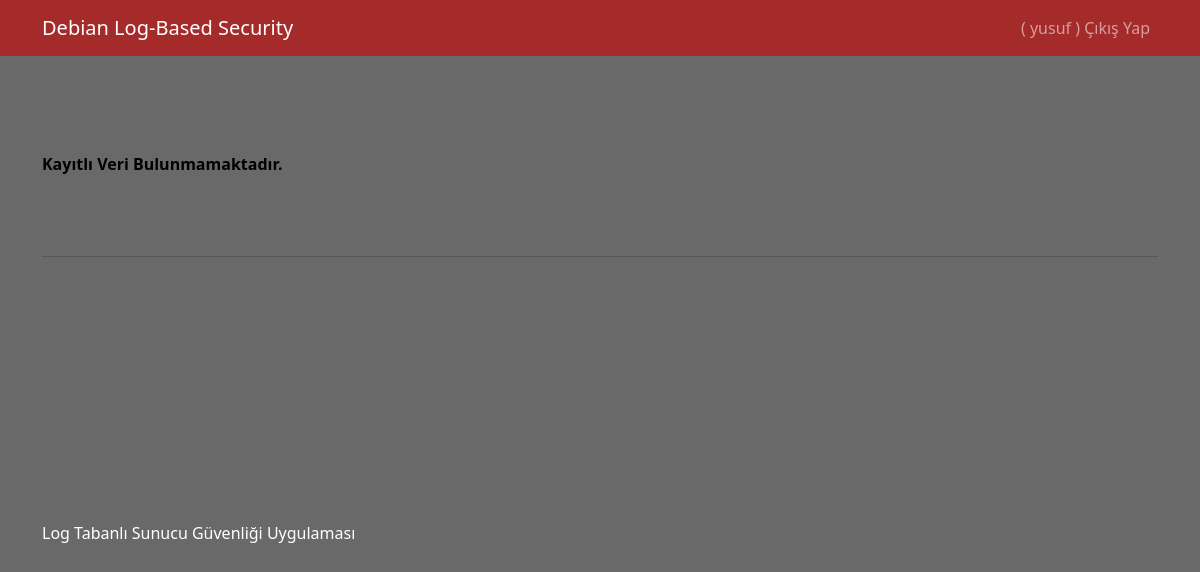
The page /select/blockedlist/ (signed in) on the database as committed earlier.
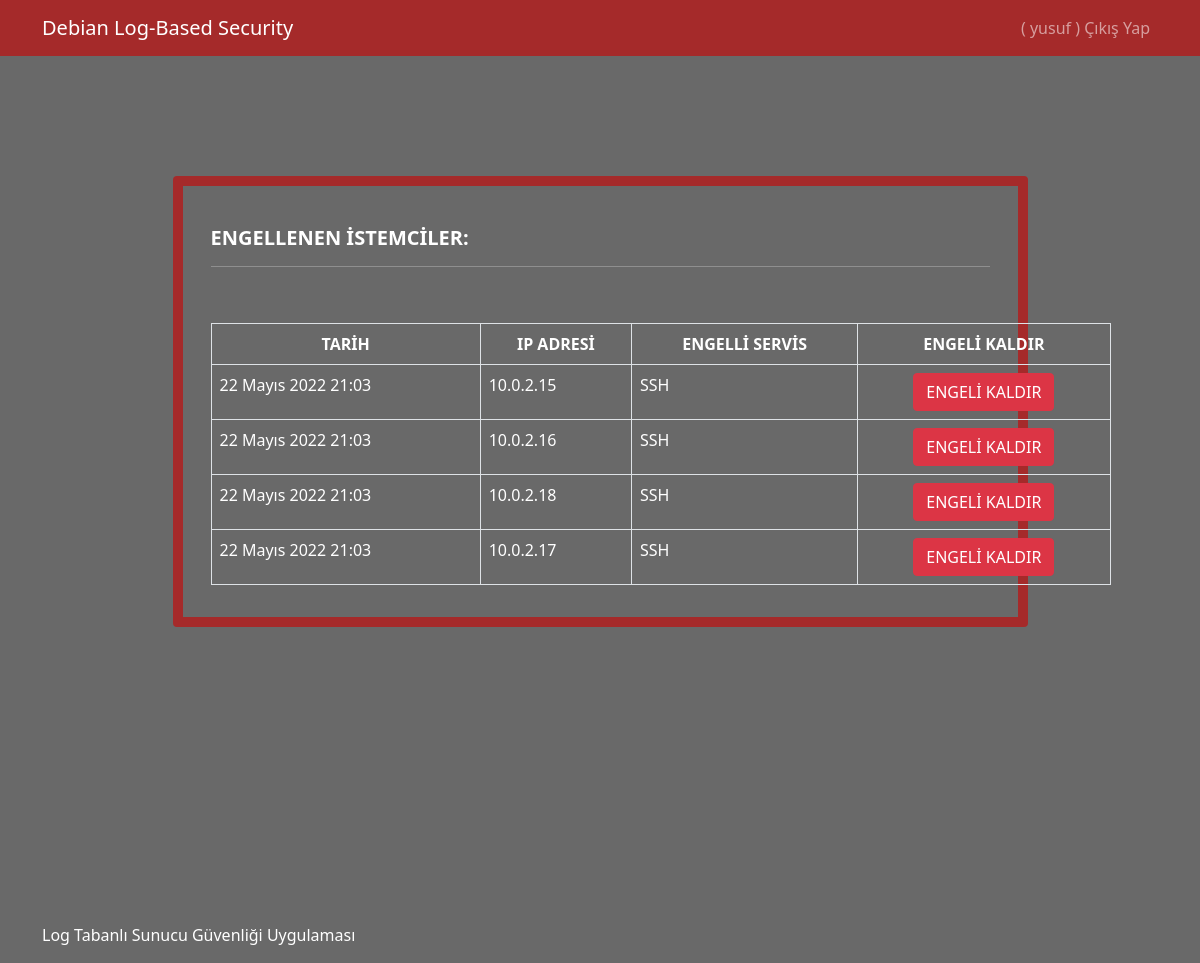
The same page on the database as committed later.
### Configuration/models.py (models this page shows)
class blocklist(models.Model):
    date = models.DateTimeField(auto_now_add=True)
    ip = models.CharField(max_length=100)
    service = models.CharField(max_length=100)

### Configuration/views.py (the view)
# urls.py: path('blockedlist/', views.blockedlist, name='blockedlist'),
def blockedlist(request):
    if request.method == 'POST':
        ip = request.POST['noblock']
        service = request.POST['service']
        blocklist.objects.filter(ip = ip).delete()
        if service == "SSH":
            delete_rule = subprocess.check_output(f'sudo ufw delete deny proto tcp from {ip} to any port 22', shell=True)
            delete_log = subprocess.check_output(f"sudo sed '/{ip}/d' /var/log/auth.log -i", shell=True)
        if service == "FTP":
            pass
        if service == "HTTP":
            pass
        return redirect('blockedlist')
    else:
        blocks = blocklist.objects.all()
        context = {
            'blocks':  blocks
        }
        return render(request, "pages/blockedlist.html", context)

### templates/pages/blockedlist.html (shortened to what this page needs)
{% extends 'layout.html' %}
{% block content %}
{% if user.is_authenticated %}
{% if blocks %}
<br><br><br>
<div class="row justify-content-center align-items-center">
<div class="card my-5 w-75" style="background-color:#696969; border-color:#A52A2A; border-width:10px; color:white;">
    <div class="card-body">
    <h5 class="card-title">
        <br><b>ENGELLENEN İSTEMCİLER:</b>
        <hr color:"#696969"></hr>
    </h5>
    <p class="card-text">
        <br>
        <table class="table table-bordered" style="width:900px;">
            <tr>
                <thead align="center" style="color:white;">
                <td><b>TARİH</b></td>
                <td><b>IP ADRESİ</b></td>
                <td><b>ENGELLİ SERVİS</b></td>
                <td><b>ENGELİ KALDIR</b></td>
                </thead>
             </tr>
             <tbody>
            {% for data in blocks %}
             <tr style="color:white;">
                <td>{{data.date}}</td>
                <td>{{data.ip}}</td>
                <td>{{data.service}}</td>
                <td align="center"><form action="{% url 'blockedlist' %}" method='POST'><input type="submit" class="btn btn-danger" value="ENGELİ KALDIR"></form></td>
             </tr>
             {% endfor %}
            </tbody>
        </table>
    </p>
    </div>
</div>
</div>
{% else %}
        <br><br><br><br>
        <b><p align="left" style="color:black;">Kayıtlı Veri Bulunmamaktadır.</p></b>
        <br><br>
        <hr color:"#696969">
{% endif %}
<br><br><br><br><br><br><br><br><br>
{% else %}
<br>
<h1> Hata ! </h1>
{% endif %}
{% endblock %}

Rows that differ between the two databases and show on the page:
added blocklist: date "22 Mayıs 2022 21:03", ip "10.0.2.15", service "SSH"
added blocklist: date "22 Mayıs 2022 21:03", ip "10.0.2.16", service "SSH"
added blocklist: date "22 Mayıs 2022 21:03", ip "10.0.2.18", service "SSH"
added blocklist: date "22 Mayıs 2022 21:03", ip "10.0.2.17", service "SSH"
Other text that changed with them:
text no longer shown: "Kayıtlı Veri Bulunmamaktadır."
text now shown: "ENGELLENEN İSTEMCİLER: TARİH IP ADRESİ ENGELLİ SERVİS ENGELİ KALDIR"
